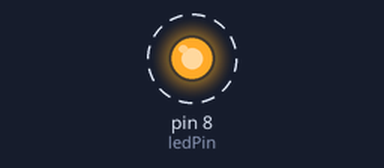
A sketch run on a simulated Arduino Uno, built with avr-gcc and run on an emulated ATmega328P. Shown: output pins drawn as LEDs (lit = HIGH). Dashed ring = blinking.

Above: at 0.15 s.
Timing chart, 0 to 3.0 s (numbered marks = the images above):
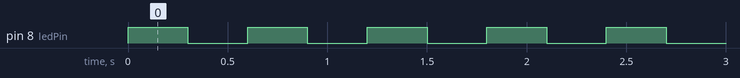

Measured:
- by itself, pin 8 (ledPin): alternates HIGH for 0.30 s and LOW for 0.30 s

The sketch:

01-single-led-blink.ino.ino
```cpp
int ledPin = 8;  //definition digital 8 pins as pin to control the LED
int delayms = 300;
void setup() {
  pinMode(ledPin, OUTPUT);
  //Set the digital 8 port mode, OUTPUT:Output mode
}
void loop() {
  digitalWrite(ledPin, HIGH);  //HIGH is set to about 5V PIN8
  delay(delayms);
  //Set the delay time, 1000 = 1S
  digitalWrite(ledPin, LOW);  //LOW is set to about 5V PIN8
  delay(delayms);
  //Set the delay time, 1000 = 1S
}
```
